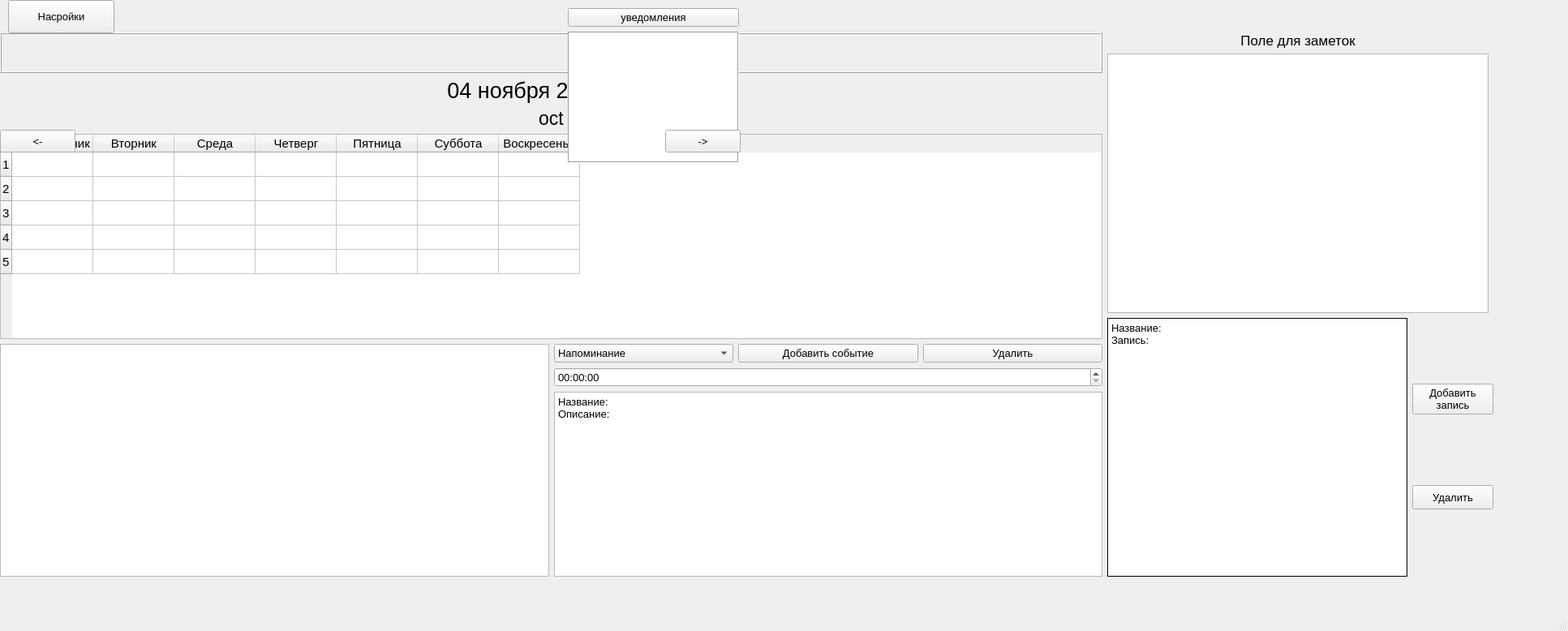
<?xml version="1.0" encoding="UTF-8"?>
<ui version="4.0">
 <class>Window</class>
 <widget class="QMainWindow" name="Window">
  <property name="geometry">
   <rect>
    <x>0</x>
    <y>0</y>
    <width>1933</width>
    <height>778</height>
   </rect>
  </property>
  <property name="minimumSize">
   <size>
    <width>1120</width>
    <height>710</height>
   </size>
  </property>
  <property name="font">
   <font>
    <pointsize>10</pointsize>
   </font>
  </property>
  <property name="windowTitle">
   <string>Планировщик</string>
  </property>
  <property name="layoutDirection">
   <enum>Qt::LeftToRight</enum>
  </property>
  <property name="styleSheet">
   <string notr="true"/>
  </property>
  <property name="iconSize">
   <size>
    <width>1</width>
    <height>30</height>
   </size>
  </property>
  <widget class="QWidget" name="centralwidget">
   <widget class="QWidget" name="gridLayoutWidget">
    <property name="geometry">
     <rect>
      <x>0</x>
      <y>40</y>
      <width>1841</width>
      <height>671</height>
     </rect>
    </property>
    <layout class="QHBoxLayout" name="horizontalLayout_4">
     <property name="sizeConstraint">
      <enum>QLayout::SetNoConstraint</enum>
     </property>
     <item>
      <layout class="QVBoxLayout" name="verticalLayout_4">
       <item>
        <widget class="QLCDNumber" name="time">
         <property name="minimumSize">
          <size>
           <width>0</width>
           <height>50</height>
          </size>
         </property>
         <property name="layoutDirection">
          <enum>Qt::LeftToRight</enum>
         </property>
         <property name="frameShadow">
          <enum>QFrame::Raised</enum>
         </property>
        </widget>
       </item>
       <item>
        <widget class="QLabel" name="date">
         <property name="font">
          <font>
           <pointsize>20</pointsize>
          </font>
         </property>
         <property name="layoutDirection">
          <enum>Qt::LeftToRight</enum>
         </property>
         <property name="text">
          <string>04 ноября 2022 года</string>
         </property>
         <property name="alignment">
          <set>Qt::AlignCenter</set>
         </property>
        </widget>
       </item>
       <item>
        <widget class="QLabel" name="calendar_month">
         <property name="font">
          <font>
           <pointsize>17</pointsize>
          </font>
         </property>
         <property name="layoutDirection">
          <enum>Qt::LeftToRight</enum>
         </property>
         <property name="text">
          <string>oct</string>
         </property>
         <property name="alignment">
          <set>Qt::AlignCenter</set>
         </property>
        </widget>
       </item>
       <item>
        <layout class="QVBoxLayout" name="verticalLayout_6">
         <item>
          <widget class="QTableWidget" name="table">
           <property name="font">
            <font>
             <pointsize>11</pointsize>
            </font>
           </property>
           <property name="frameShape">
            <enum>QFrame::StyledPanel</enum>
           </property>
           <property name="editTriggers">
            <set>QAbstractItemView::AnyKeyPressed|QAbstractItemView::DoubleClicked|QAbstractItemView::EditKeyPressed|QAbstractItemView::SelectedClicked</set>
           </property>
           <property name="iconSize">
            <size>
             <width>0</width>
             <height>0</height>
            </size>
           </property>
           <property name="showGrid">
            <bool>true</bool>
           </property>
           <property name="sortingEnabled">
            <bool>false</bool>
           </property>
           <property name="cornerButtonEnabled">
            <bool>true</bool>
           </property>
           <property name="rowCount">
            <number>5</number>
           </property>
           <row/>
           <row/>
           <row/>
           <row/>
           <row/>
           <column>
            <property name="text">
             <string>Понедельник</string>
            </property>
           </column>
           <column>
            <property name="text">
             <string>Вторник</string>
            </property>
           </column>
           <column>
            <property name="text">
             <string>Среда</string>
            </property>
           </column>
           <column>
            <property name="text">
             <string>Четверг</string>
            </property>
           </column>
           <column>
            <property name="text">
             <string>Пятница</string>
            </property>
           </column>
           <column>
            <property name="text">
             <string>Суббота</string>
            </property>
           </column>
           <column>
            <property name="text">
             <string>Воскресенье</string>
            </property>
           </column>
          </widget>
         </item>
         <item>
          <layout class="QHBoxLayout" name="horizontalLayout_3">
           <item>
            <widget class="QListWidget" name="event_list">
             <property name="font">
              <font>
               <pointsize>11</pointsize>
              </font>
             </property>
            </widget>
           </item>
           <item>
            <layout class="QVBoxLayout" name="verticalLayout_3">
             <item>
              <layout class="QHBoxLayout" name="horizontalLayout">
               <property name="sizeConstraint">
                <enum>QLayout::SetMaximumSize</enum>
               </property>
               <item>
                <widget class="QComboBox" name="event_mode">
                 <item>
                  <property name="text">
                   <string>Напоминание</string>
                  </property>
                 </item>
                 <item>
                  <property name="text">
                   <string>Выходной</string>
                  </property>
                 </item>
                 <item>
                  <property name="text">
                   <string>Праздник</string>
                  </property>
                 </item>
                </widget>
               </item>
               <item>
                <widget class="QPushButton" name="bt_add_event">
                 <property name="text">
                  <string>Добавить событие</string>
                 </property>
                </widget>
               </item>
               <item>
                <widget class="QPushButton" name="bt_del_event">
                 <property name="text">
                  <string>Удалить</string>
                 </property>
                </widget>
               </item>
              </layout>
             </item>
             <item>
              <widget class="QTimeEdit" name="event_time"/>
             </item>
             <item>
              <widget class="QPlainTextEdit" name="event_text">
               <property name="styleSheet">
                <string notr="true">width: 100%;</string>
               </property>
               <property name="plainText">
                <string>Название: 
Описание: </string>
               </property>
              </widget>
             </item>
            </layout>
           </item>
          </layout>
         </item>
        </layout>
       </item>
      </layout>
     </item>
     <item>
      <layout class="QVBoxLayout" name="verticalLayout">
       <item>
        <widget class="QLabel" name="label">
         <property name="maximumSize">
          <size>
           <width>470</width>
           <height>16777215</height>
          </size>
         </property>
         <property name="font">
          <font>
           <pointsize>13</pointsize>
           <weight>50</weight>
           <bold>false</bold>
          </font>
         </property>
         <property name="text">
          <string>Поле для заметок</string>
         </property>
         <property name="alignment">
          <set>Qt::AlignCenter</set>
         </property>
        </widget>
       </item>
       <item>
        <widget class="QListWidget" name="notes_list">
         <property name="maximumSize">
          <size>
           <width>470</width>
           <height>16777215</height>
          </size>
         </property>
         <property name="font">
          <font>
           <pointsize>11</pointsize>
          </font>
         </property>
        </widget>
       </item>
       <item>
        <layout class="QHBoxLayout" name="horizontalLayout_2">
         <property name="sizeConstraint">
          <enum>QLayout::SetNoConstraint</enum>
         </property>
         <item>
          <widget class="QPlainTextEdit" name="note_text">
           <property name="maximumSize">
            <size>
             <width>370</width>
             <height>16777215</height>
            </size>
           </property>
           <property name="styleSheet">
            <string notr="true">border: 1px solid black;</string>
           </property>
           <property name="plainText">
            <string>Название: 
Запись: </string>
           </property>
          </widget>
         </item>
         <item>
          <layout class="QVBoxLayout" name="verticalLayout_2">
           <item>
            <widget class="QPushButton" name="bt_add_note">
             <property name="minimumSize">
              <size>
               <width>30</width>
               <height>30</height>
              </size>
             </property>
             <property name="maximumSize">
              <size>
               <width>100</width>
               <height>16777215</height>
              </size>
             </property>
             <property name="font">
              <font>
               <pointsize>10</pointsize>
              </font>
             </property>
             <property name="text">
              <string>Добавить
запись</string>
             </property>
            </widget>
           </item>
           <item>
            <widget class="QPushButton" name="bt_del_note">
             <property name="minimumSize">
              <size>
               <width>30</width>
               <height>30</height>
              </size>
             </property>
             <property name="maximumSize">
              <size>
               <width>100</width>
               <height>16777215</height>
              </size>
             </property>
             <property name="text">
              <string>Удалить</string>
             </property>
            </widget>
           </item>
          </layout>
         </item>
        </layout>
       </item>
      </layout>
     </item>
    </layout>
   </widget>
   <widget class="QPushButton" name="bt_settings">
    <property name="geometry">
     <rect>
      <x>10</x>
      <y>0</y>
      <width>131</width>
      <height>41</height>
     </rect>
    </property>
    <property name="text">
     <string>Насройки</string>
    </property>
   </widget>
   <widget class="QWidget" name="verticalLayoutWidget_3">
    <property name="geometry">
     <rect>
      <x>700</x>
      <y>10</y>
      <width>211</width>
      <height>191</height>
     </rect>
    </property>
    <layout class="QVBoxLayout" name="verticalLayout_5">
     <property name="sizeConstraint">
      <enum>QLayout::SetMinimumSize</enum>
     </property>
     <item>
      <widget class="QPushButton" name="bt_notices">
       <property name="text">
        <string>уведомления</string>
       </property>
      </widget>
     </item>
     <item>
      <widget class="QListView" name="t_notices">
       <property name="frameShape">
        <enum>QFrame::Box</enum>
       </property>
      </widget>
     </item>
    </layout>
   </widget>
   <widget class="QPushButton" name="bt_previous_month">
    <property name="geometry">
     <rect>
      <x>0</x>
      <y>160</y>
      <width>93</width>
      <height>28</height>
     </rect>
    </property>
    <property name="text">
     <string>&lt;-</string>
    </property>
   </widget>
   <widget class="QPushButton" name="bt_next_month">
    <property name="geometry">
     <rect>
      <x>820</x>
      <y>160</y>
      <width>93</width>
      <height>28</height>
     </rect>
    </property>
    <property name="text">
     <string>-&gt;</string>
    </property>
   </widget>
  </widget>
  <widget class="QMenuBar" name="menubar">
   <property name="geometry">
    <rect>
     <x>0</x>
     <y>0</y>
     <width>1933</width>
     <height>26</height>
    </rect>
   </property>
   <property name="styleSheet">
    <string notr="true"/>
   </property>
  </widget>
  <widget class="QStatusBar" name="statusbar"/>
 </widget>
 <resources/>
 <connections/>
</ui>
